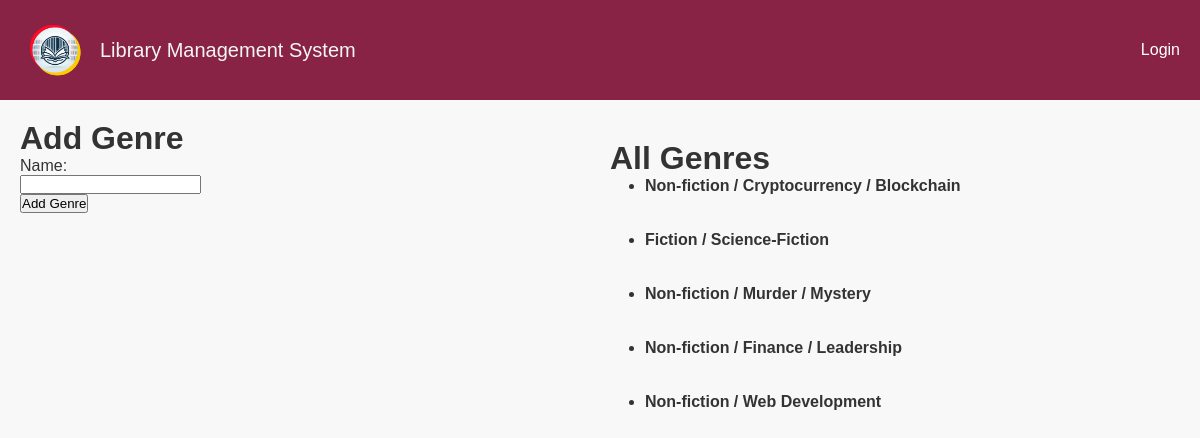
Before: /add_genre/ with the older database file.
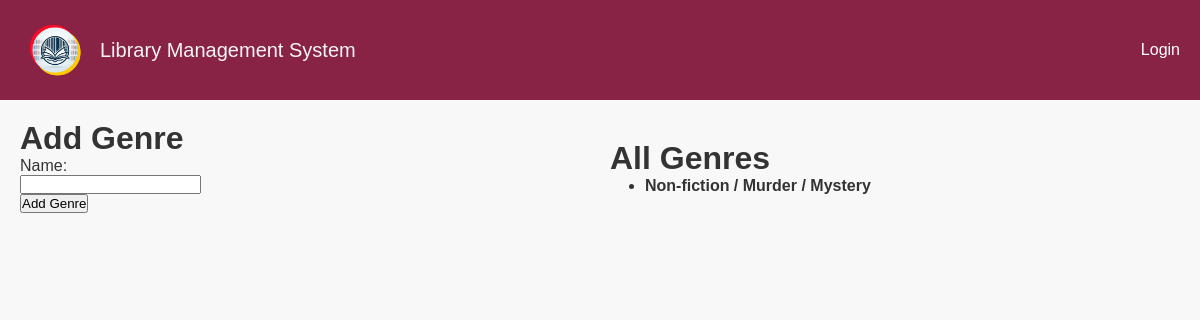
After: the same page with the newer database file.
### lms/models.py (models this page shows, shortened)
class Genre(models.Model):
    name = models.CharField(max_length=100)

### lms/views.py (the view)
# urls.py: path('add_genre/', add_genre, name="add_genre"),
def add_genre(request):
    if request.method == 'POST':
        name = request.POST.get('name')
        genre = Genre.objects.create(name=name)
        return redirect('add_genre')
    else:
        return render(request, 'lms/add_genre.html', {'genres': Genre.objects.all()})

### lms/templates/lms/add_genre.html (shortened to what this page needs)
{% extends 'lms/_base.html' %}
{% block content %}
    <div class="genre-container">
        <div class="add-genre">
            <h1>Add Genre</h1>
            <form method="POST" action="{% url 'add_genre' %}">
                <label for="name">Name:</label><br>
                <input type="text" id="name" name="name"><br>
                <input type="submit" value="Add Genre">
            </form>
        </div>
        <div class="all-genres">
            <h1 style='margin-top: 20px'>All Genres</h1>
            <ul>
                {% for genre in genres %}
                    <li style='margin-left: 35px;'><b>{{ genre.name }}</b>
                    </li><br><br>
                {% endfor %}
            </ul>
        </div>
    </div>
{% endblock content %}

Changed rows visible on the page:
removed Genre: name "Non-fiction / Cryptocurrency / Blockchain"
removed Genre: name "Fiction / Science-Fiction"
removed Genre: name "Non-fiction / Finance / Leadership"
removed Genre: name "Non-fiction / Web Development"
